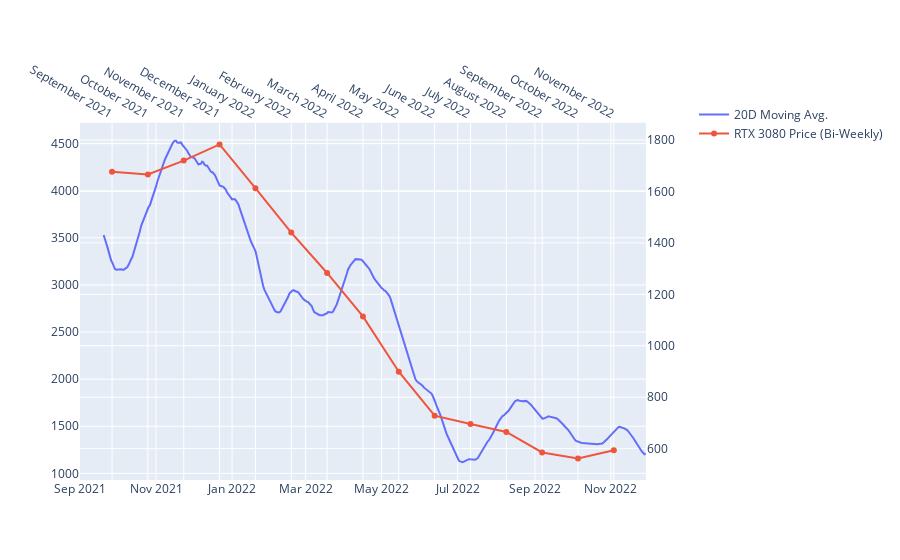

Source (notebook cell):
### Markdown cell above
As can be seen from the subplots above, we can see that there was some correlation between the price of ETH on the market its effect on the pricing of the RTX 3080. Unfortunately, I was unable to pull earlier GPU pricing to see the full extent of this effect.

But, what I can observe, the period between May to July 2021 was when ETH saw a huge drop in its value, this has a domino effect on the price of the RTX 3080, causing it to drop in price as well from __\\$2235 USD to \\$1685 USD__ during this period.

Another observation that can be made was the price of the RTX 3080 was at its lowest during this period during the same time ETH saw a dip in the month of July 2021. Both prices only rebounded during August 2021 and saw the price of the RTX 3080 staying in the __\\$1600 - \\$1700 USD__ range, still about __$1000 USD above__ its MSRP.

Taking a look into the period between Sept 2021 - November 2022,

### Code cell
# fetch pricing history 20 days before to collate the same start day of the pricing index of the RTX 3080
hist = ETH.history(start="2021-09-01", end="2022-11-30")

# Compare MA of ETH to GPU Pricing
comp_chart = make_subplots(specs=[[{"secondary_y":True}]])

comp_chart.update_layout(xaxis2= {'anchor': 'y', 'overlaying': 'x', 'side': 'top'},
                  yaxis_domain=[0, 0.94]);

comp_chart.add_trace(
    go.Scatter(
    x=hist.index,
    y = hist['Close'].rolling(20).mean(),
    name = "20D Moving Avg."),
    secondary_y = False,
)

# Add subplot of the monthly price of the RTX 3080
comp_chart.add_trace(
    go.Scatter(
    x = x2_val,
    y = y2_val,
    name = "RTX 3080 Price (Bi-Weekly)"),
    secondary_y = True,
)

comp_chart.update_layout(
    autotypenumbers = 'convert types'
)


comp_chart.data[1].update(xaxis='x2')
comp_chart.show()

### Figure 1 — Plotly figure (JSON) as saved in the notebook; plotly's stock layout.template omitted (floating-point values rounded to 4 significant figures; data arrays with more than 128 entries replaced by an {"elided": "..."} marker saying what was removed)
{"data": [{"name": "20D Moving Avg.", "type": "scatter", "x": {"elided": "455 str values"}, "xaxis": "x", "y": {"elided": "455 float values"}, "yaxis": "y"}, {"name": "RTX 3080 Price (Bi-Weekly)", "type": "scatter", "x": ["September 2021", "October 2021", "November 2021", "December 2021", "January 2022", "February 2022", "March 2022", "April 2022", "May 2022", "June 2022", "July 2022", "August 2022", "September 2022", "October 2022", "November 2022"], "xaxis": "x2", "y": ["1677", "1666", "1720", "1783", "1613", "1440", "1283", "1114", "899", "728", "696", "665", "585", "562", "594"], "yaxis": "y2"}], "layout": {"autotypenumbers": "convert types", "xaxis": {"anchor": "y", "domain": [0, 0.94]}, "xaxis2": {"anchor": "y", "overlaying": "x", "side": "top"}, "yaxis": {"anchor": "x", "domain": [0, 0.94]}, "yaxis2": {"anchor": "x", "overlaying": "y", "side": "right"}}}
